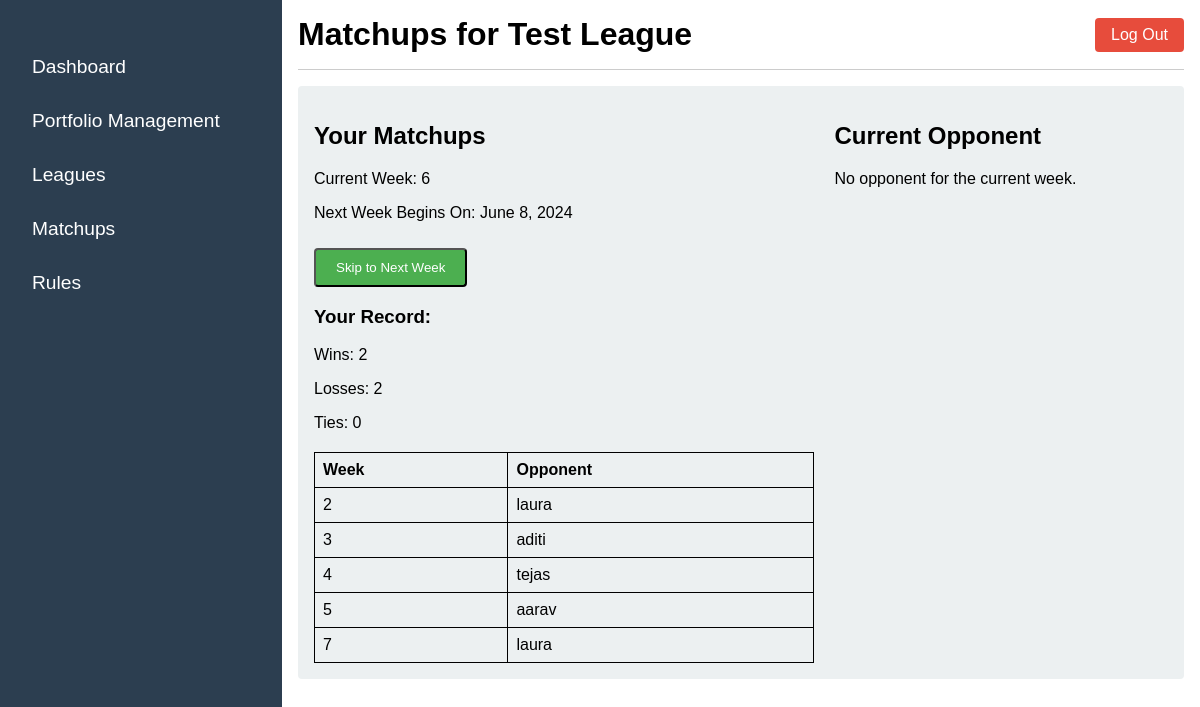
Page /matchups/ (signed in) on the committed database.
### leagues/models.py (models this page shows, shortened)
class League(models.Model):
    name = models.CharField(max_length=100)
    description = models.TextField(blank=True)
    created_at = models.DateTimeField(auto_now_add=True)
    owner = models.ForeignKey(User, on_delete=models.CASCADE, related_name='owned_leagues')
    key = models.CharField(max_length=20, default = "")
    started = models.BooleanField(default=False)
    draftDone = models.BooleanField(default=False)
    length = models.IntegerField(default=7)
    current_week = models.IntegerField(default=1)
    next_week_date = models.DateField(null=True, blank=True)

class Matchup(models.Model):
    league = models.ForeignKey(League, on_delete=models.CASCADE)
    week = models.IntegerField()
    user1 = models.ForeignKey(User, on_delete=models.CASCADE, related_name='matchup_user1')
    user2 = models.ForeignKey(User, on_delete=models.CASCADE, related_name='matchup_user2')
    user1_score = models.DecimalField(max_digits=10, decimal_places=2, default=0.0)
    user2_score = models.DecimalField(max_digits=10, decimal_places=2, default=0.0)

### leagues/views.py (the view)
# urls.py: path('matchups/', matchups_view, name='matchups'),
@login_required
def matchups_view(request):
    try:
        league_membership = LeagueMembership.objects.get(user=request.user)
        league = league_membership.league
    except LeagueMembership.DoesNotExist:
        league = None
    if not league or not league.draftDone:
        return redirect('league')
    update_current_week(league)
    if request.method == 'POST' and 'skip_week' in request.POST and league.owner == request.user:
        update_current_week(league, force_update=True)
        messages.success(request, 'Skipped to the next week.')
    matchups = Matchup.objects.filter(league=league, user1=request.user) | Matchup.objects.filter(league=league, user2=request.user)
    current_matchup = matchups.filter(week=league.current_week).first()
    if current_matchup:
        opponent = current_matchup.user1 if current_matchup.user2 == request.user else current_matchup.user2
        opponent_portfolio = Portfolio.objects.get(user=opponent, league=league)
        opponent_assets = PortfolioAsset.objects.filter(portfolio=opponent_portfolio)
    else:
        opponent = None
        opponent_assets = []
    user_record = {
        'wins': league_membership.wins,
        'losses': league_membership.losses,
        'ties': league_membership.ties,
    }
    context = {
        'league': league,
        'matchups': matchups.order_by('week'),
        'current_matchup': current_matchup,
        'opponent': opponent,
        'opponent_assets': opponent_assets,
        'user_record': user_record,
    }
    return render(request, 'matchups.html', context)

### leagues/utils.py (called while the page is built)
def get_user_score(user, league):
    try:
        portfolio = Portfolio.objects.get(user=user, league=league)
        return portfolio.cash
    except Portfolio.DoesNotExist:
        return 0.0

### leagues/views.py (called while the page is built)
def update_current_week(league, force_update=False):
    today = datetime.now().date()
    if league.next_week_date is None:
        league.next_week_date = today + timedelta(days=7)
        league.save()
    if league.draftDone and (today >= league.next_week_date or force_update):
        record_week_results(league)
        if league.current_week < league.length:
            league.current_week += 1
            league.next_week_date = today + timedelta(days=7)
            league.save()

### templates/matchups.html (shortened to what this page needs)
<!DOCTYPE html>
<html lang="en">
<head>
    {% load static %}
    <link rel="stylesheet" href="{% static 'css/portal.css' %}">
</head>
<body>
    <div class="portal-container">
        <nav class="sidebar">
            <ul>
                <li><a href="{% url 'user_portal' %}">Dashboard</a></li>
                <li><a href="{% url 'portfolio_management' %}">Portfolio Management</a></li>
                <li><a href="{% url 'league' %}">Leagues</a></li>
                <li><a href="{% url 'matchups' %}">Matchups</a></li>
                <li><a href="#">Rules</a></li>
            </ul>
        </nav>
        <div class="main-content">
            <header>
                <div class="header-content">
                    <h1>Matchups for {{ league.name }}</h1>
                    <a href="{% url 'logout' %}" class="logout-button">Log Out</a>
                </div>
            </header>
            <section class="matchups-container">
                <div class="matchups-table">
                    <h2>Your Matchups</h2>
                    <p>Current Week: {{ league.current_week }}</p>
                    <p>Next Week Begins On: {{ league.next_week_date }}</p>
                    {% if league.owner == request.user %}
                        <form method="post">
                            <button type="submit" name="skip_week" class="skip-week-button">Skip to Next Week</button>
                        </form>
                    {% endif %}
                    <div class="user-record">
                        <h3>Your Record:</h3>
                        <p>Wins: {{ user_record.wins }}</p>
                        <p>Losses: {{ user_record.losses }}</p>
                        <p>Ties: {{ user_record.ties }}</p>
                    </div>
                    <table>
                        <thead>
                            <tr>
                                <th>Week</th>
                                <th>Opponent</th>
                            </tr>
                        </thead>
                        <tbody>
                            {% for matchup in matchups %}
                                <tr>
                                    <td>{{ matchup.week }}</td>
                                    <td>
                                        {% if matchup.user1 == request.user %}
                                            {{ matchup.user2.username }}
                                        {% else %}
                                            {{ matchup.user1.username }}
                                        {% endif %}
                                    </td>
                                </tr>
                            {% endfor %}
                        </tbody>
                    </table>
                </div>
                <div class="opponent-info">
                    <h2>Current Opponent</h2>
                    {% if current_matchup %}
                        <p>Opponent: {{ opponent.username }}</p>
                        <h3>Opponent's Portfolio</h3>
                        <ul>
                            {% for asset in opponent_assets %}
                                <li>{{ asset.quantity }} units of {{ asset.asset.name }} at ${{ asset.purchase_price }}</li>
                            {% endfor %}
                        </ul>
                    {% else %}
                        <p>No opponent for the current week.</p>
                    {% endif %}
                </div>
            </section>
        </div>
    </div>
</body>
</html>

### static/css/portal.css (style rules this page uses)
body { font-family: 'Arial', sans-serif; margin: 0; padding: 0; display: flex; height: 100vh; }
.portal-container { display: flex; width: 100%; }
.sidebar { width: 250px; background-color: #2c3e50; color: white; display: flex; flex-direction: column; justify-content: space-between; padding: 1rem; }
.sidebar ul { list-style-type: none; padding: 0; }
.sidebar ul li { margin: 1rem 0; }
.sidebar ul li a { color: white; text-decoration: none; font-size: 1.2rem; display: block; padding: 0.5rem 1rem; transition: background 0.3s; }
.main-content { flex-grow: 1; padding: 1rem; }
header { display: flex; justify-content: space-between; align-items: center; border-bottom: 1px solid #ccc; padding-bottom: 1rem; margin-bottom: 1rem; }
.header-content { display: flex; justify-content: space-between; align-items: center; width: 100%; }
h1 { margin: 0; }
.logout-button { background-color: #e74c3c; color: white; text-decoration: none; padding: 0.5rem 1rem; border-radius: 4px; transition: background 0.3s; }
section { padding: 1rem; background-color: #ecf0f1; border-radius: 4px; }

### templates/matchups.html (style rules this page uses)
.matchups-container { display: flex; }
.matchups-table { width: 60%; margin-right: 20px; }
.opponent-info { width: 40%; }
table { width: 100%; border-collapse: collapse; }
table, th, td { border: 1px solid black; }
th, td { padding: 8px; text-align: left; }
.skip-week-button { display: inline-block; background-color: #4CAF50; color: white; padding: 10px 20px; text-align: center; text-decoration: none; border-radius: 4px; margin-top: 10px; }
.user-record { margin-bottom: 20px; }

### rows in the picture
League: name "Test League", current_week "6", next_week_date "June 8, 2024"
Matchup: week "2", user2.username "laura"
Matchup: week "3", user2.username "aditi"
Matchup: week "4", user2.username "tejas"
Matchup: week "5", user2.username "aarav"
Matchup: week "7", user2.username "laura"

### other values in the picture
{{ user_record.wins }} "2"
{{ user_record.losses }} "2"
{{ user_record.ties }} "0"
